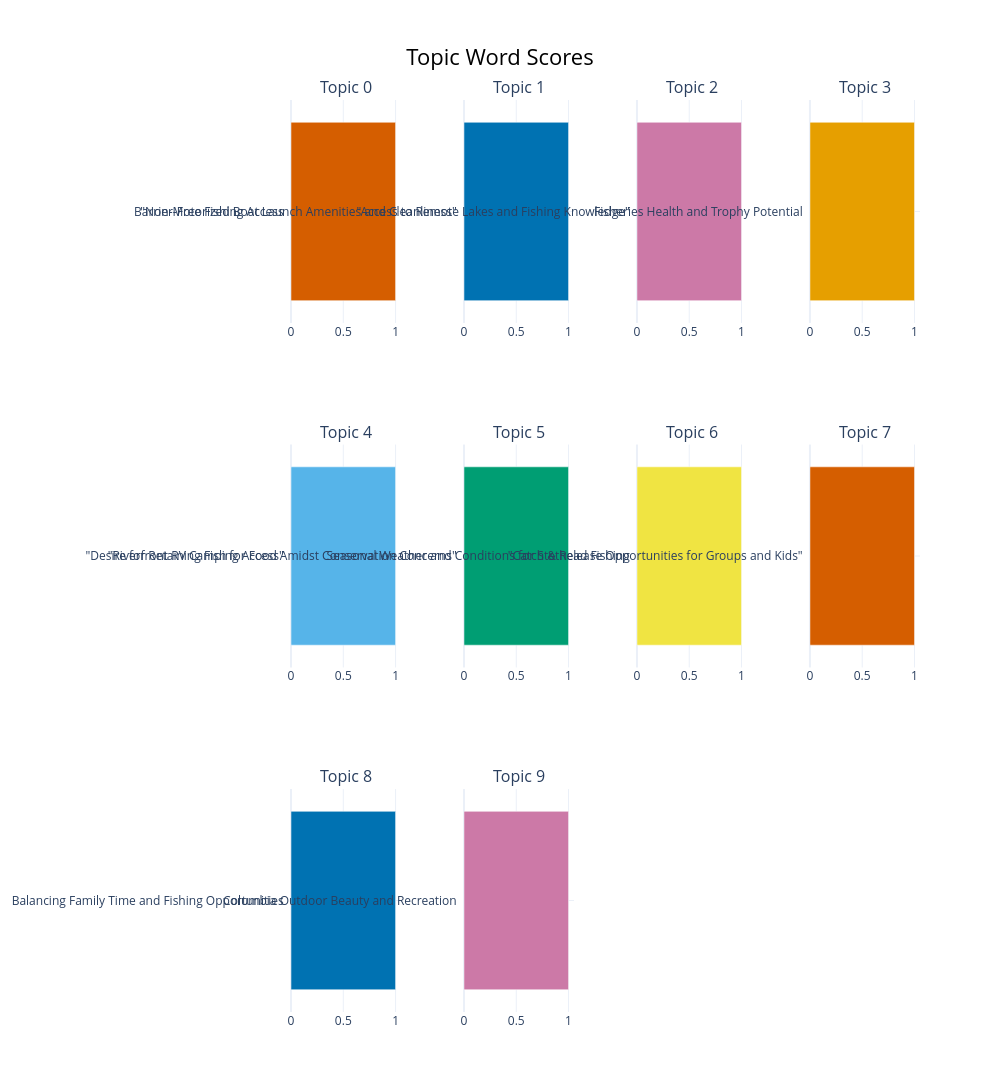

This figure's notebook cell:
### Markdown cell above
## Visualizations

### Code cell
# Bar chart of top topics
fig_bar = topic_model.visualize_barchart(top_n_topics=10, height=400)
fig_bar.show()

# Save visualization
fig_bar.write_html("topic_barchart.html")
print("\n✅ Bar chart saved to: topic_barchart.html")

### Figure 1 — Plotly figure (JSON) as saved in the notebook; plotly's stock layout.template omitted (floating-point values rounded to 4 significant figures)
{"data": [{"marker": {"color": "#D55E00"}, "orientation": "h", "type": "bar", "x": [1], "xaxis": "x", "y": ["Barrier-Free Fishing Access  "], "yaxis": "y"}, {"marker": {"color": "#0072B2"}, "orientation": "h", "type": "bar", "x": [1], "xaxis": "x2", "y": ["\"Non-Motorized Boat Launch Amenities and Cleanliness\"  "], "yaxis": "y2"}, {"marker": {"color": "#CC79A7"}, "orientation": "h", "type": "bar", "x": [1], "xaxis": "x3", "y": ["\"Access to Remote Lakes and Fishing Knowledge\"  "], "yaxis": "y3"}, {"marker": {"color": "#E69F00"}, "orientation": "h", "type": "bar", "x": [1], "xaxis": "x4", "y": ["Fisheries Health and Trophy Potential  "], "yaxis": "y4"}, {"marker": {"color": "#56B4E9"}, "orientation": "h", "type": "bar", "x": [1], "xaxis": "x5", "y": ["\"Riverfront RV Camping Access\"  "], "yaxis": "y5"}, {"marker": {"color": "#009E73"}, "orientation": "h", "type": "bar", "x": [1], "xaxis": "x6", "y": ["\"Desire for Retaining Fish for Food Amidst Conservation Concerns\"  "], "yaxis": "y6"}, {"marker": {"color": "#F0E442"}, "orientation": "h", "type": "bar", "x": [1], "xaxis": "x7", "y": ["Seasonal Weather and Conditions for Stethead Fishing  "], "yaxis": "y7"}, {"marker": {"color": "#D55E00"}, "orientation": "h", "type": "bar", "x": [1], "xaxis": "x8", "y": ["\"Catch & Release Opportunities for Groups and Kids\"  "], "yaxis": "y8"}, {"marker": {"color": "#0072B2"}, "orientation": "h", "type": "bar", "x": [1], "xaxis": "x9", "y": ["Balancing Family Time and Fishing Opportunities  "], "yaxis": "y9"}, {"marker": {"color": "#CC79A7"}, "orientation": "h", "type": "bar", "x": [1], "xaxis": "x10", "y": ["Columbia Outdoor Beauty and Recreation  "], "yaxis": "y10"}], "layout": {"annotations": [{"font": {"size": 16}, "showarrow": false, "text": "Topic 0", "x": 0.0875, "xanchor": "center", "xref": "paper", "y": 1, "yanchor": "bottom", "yref": "paper"}, {"font": {"size": 16}, "showarrow": false, "text": "Topic 1", "x": 0.3625, "xanchor": "center", "xref": "paper", "y": 1, "yanchor": "bottom", "yref": "paper"}, {"font": {"size": 16}, "showarrow": false, "text": "Topic 2", "x": 0.6375, "xanchor": "center", "xref": "paper", "y": 1, "yanchor": "bottom", "yref": "paper"}, {"font": {"size": 16}, "showarrow": false, "text": "Topic 3", "x": 0.9125, "xanchor": "center", "xref": "paper", "y": 1, "yanchor": "bottom", "yref": "paper"}, {"font": {"size": 16}, "showarrow": false, "text": "Topic 4", "x": 0.0875, "xanchor": "center", "xref": "paper", "y": 0.6222, "yanchor": "bottom", "yref": "paper"}, {"font": {"size": 16}, "showarrow": false, "text": "Topic 5", "x": 0.3625, "xanchor": "center", "xref": "paper", "y": 0.6222, "yanchor": "bottom", "yref": "paper"}, {"font": {"size": 16}, "showarrow": false, "text": "Topic 6", "x": 0.6375, "xanchor": "center", "xref": "paper", "y": 0.6222, "yanchor": "bottom", "yref": "paper"}, {"font": {"size": 16}, "showarrow": false, "text": "Topic 7", "x": 0.9125, "xanchor": "center", "xref": "paper", "y": 0.6222, "yanchor": "bottom", "yref": "paper"}, {"font": {"size": 16}, "showarrow": false, "text": "Topic 8", "x": 0.0875, "xanchor": "center", "xref": "paper", "y": 0.2444, "yanchor": "bottom", "yref": "paper"}, {"font": {"size": 16}, "showarrow": false, "text": "Topic 9", "x": 0.3625, "xanchor": "center", "xref": "paper", "y": 0.2444, "yanchor": "bottom", "yref": "paper"}], "height": 1200, "hoverlabel": {"bgcolor": "white", "font": {"family": "Rockwell", "size": 16}}, "showlegend": false, "title": {"font": {"color": "Black", "size": 22}, "text": "Topic Word Scores", "x": 0.5, "xanchor": "center", "yanchor": "top"}, "width": 1000, "xaxis": {"anchor": "y", "domain": [0, 0.175], "showgrid": true}, "xaxis10": {"anchor": "y10", "domain": [0.275, 0.45], "showgrid": true}, "xaxis11": {"anchor": "y11", "domain": [0.55, 0.725], "showgrid": true}, "xaxis12": {"anchor": "y12", "domain": [0.825, 1], "showgrid": true}, "xaxis2": {"anchor": "y2", "domain": [0.275, 0.45], "showgrid": true}, "xaxis3": {"anchor": "y3", "domain": [0.55, 0.725], "showgrid": true}, "xaxis4": {"anchor": "y4", "domain": [0.825, 1], "showgrid": true}, "xaxis5": {"anchor": "y5", "domain": [0, 0.175], "showgrid": true}, "xaxis6": {"anchor": "y6", "domain": [0.275, 0.45], "showgrid": true}, "xaxis7": {"anchor": "y7", "domain": [0.55, 0.725], "showgrid": true}, "xaxis8": {"anchor": "y8", "domain": [0.825, 1], "showgrid": true}, "xaxis9": {"anchor": "y9", "domain": [0, 0.175], "showgrid": true}, "yaxis": {"anchor": "x", "domain": [0.7556, 1], "showgrid": true}, "yaxis10": {"anchor": "x10", "domain": [0, 0.2444], "showgrid": true}, "yaxis11": {"anchor": "x11", "domain": [0, 0.2444], "showgrid": true}, "yaxis12": {"anchor": "x12", "domain": [0, 0.2444], "showgrid": true}, "yaxis2": {"anchor": "x2", "domain": [0.7556, 1], "showgrid": true}, "yaxis3": {"anchor": "x3", "domain": [0.7556, 1], "showgrid": true}, "yaxis4": {"anchor": "x4", "domain": [0.7556, 1], "showgrid": true}, "yaxis5": {"anchor": "x5", "domain": [0.3778, 0.6222], "showgrid": true}, "yaxis6": {"anchor": "x6", "domain": [0.3778, 0.6222], "showgrid": true}, "yaxis7": {"anchor": "x7", "domain": [0.3778, 0.6222], "showgrid": true}, "yaxis8": {"anchor": "x8", "domain": [0.3778, 0.6222], "showgrid": true}, "yaxis9": {"anchor": "x9", "domain": [0, 0.2444], "showgrid": true}}}
